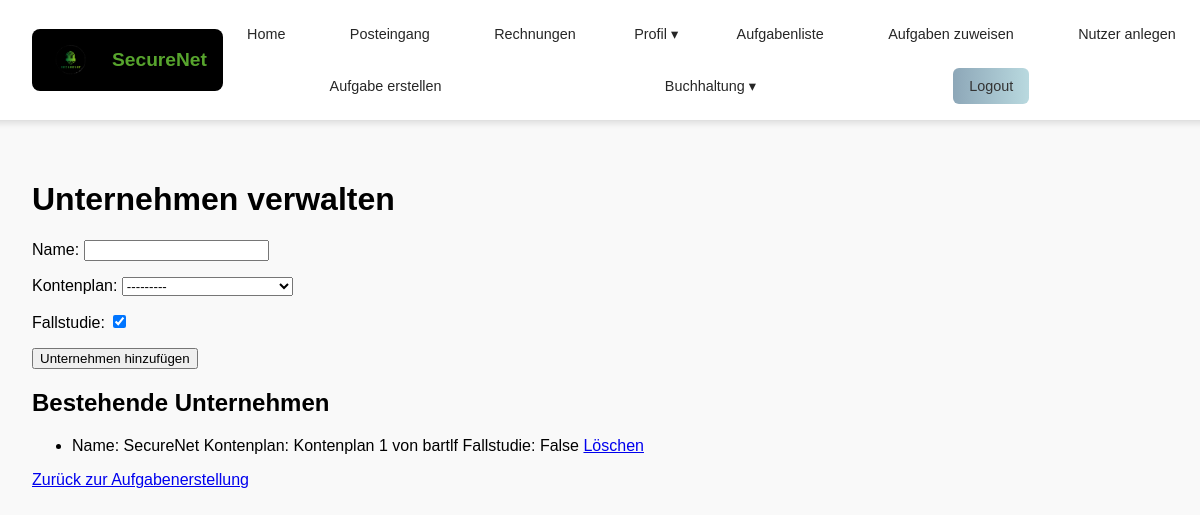
/posts/unternehmen_verwalten/ (signed in), run on the app's committed database.
### posts/models.py (models this page shows, shortened)
class Unternehmen(models.Model):
    name = models.CharField(max_length=100)
    kontenplan = models.ForeignKey('Kontenplan', on_delete=models.CASCADE)
    fallstudie = models.BooleanField(default=0)
    ersteller = models.IntegerField(null=True, blank=True)

class Kontenplan(models.Model):
    nutzer = models.ForeignKey(settings.AUTH_USER_MODEL, on_delete=models.CASCADE)
    def __str__(self):
        return f"Kontenplan {self.id} von {self.nutzer.username}"

### users/models.py (models this page shows, shortened)
class CustomUser(AbstractUser):
    objects = CustomUserManager()
    ROLE_CHOICES = (
        ('student', 'Studierende'),
        ('teacher', 'Lehrkraft'),
    )
    role = models.CharField(max_length=10, choices=ROLE_CHOICES, default='student')
    professor = models.ForeignKey(
        'self',
        null=True, blank=True,
        limit_choices_to={'role': 'teacher'},
        on_delete=models.SET_NULL,
        related_name='students'
    )
    semester = models.ForeignKey(Semester, null = True, on_delete=models.CASCADE, default = 1)
    studiengang = models.ForeignKey(
        Studiengang,
        on_delete=models.CASCADE,
        null=True, blank=True,  # Allow empty reference initially
        related_name='students'  # Optional but recommended for clarity
    )
    unternehmen = models.ForeignKey(
        Unternehmen,
        on_delete=models.SET_NULL,
        null=True, blank=True,
        related_name="studierende"
    )
    display_name = models.CharField(max_length=150, blank=True, null=True)
    nutzergruppe = models.IntegerField(null=True, blank=True)  # Kann für Lehrer None sein

### posts/views.py (the view)
    def _wrapped_view_func(request, *args, **kwargs):
        if request.user.is_authenticated and (request.user.role == 'teacher' or request.user.is_superuser):
            return view_func(request, *args, **kwargs)
        else:
            return HttpResponse(f'Fehlende Berechtigung <br><a href="{reverse("index")}">Zurück zur Startseite</a>')

### posts/forms.py
class UnternehmenForm(forms.ModelForm):
    class Meta:
        model = Unternehmen
        fields = ['name','kontenplan','fallstudie']

### posts/views.py (called while the page is built)
def lehrkraft_required(view_func):
    def _wrapped_view_func(request, *args, **kwargs):
        if request.user.is_authenticated and (request.user.role == 'teacher' or request.user.is_superuser):
            return view_func(request, *args, **kwargs)
        else:
            return HttpResponse(f'Fehlende Berechtigung <br><a href="{reverse("index")}">Zurück zur Startseite</a>')
    return _wrapped_view_func

@lehrkraft_required
def unternehmen_verwalten(request):
    if request.method == 'POST':
        form = UnternehmenForm(request.POST)
        if form.is_valid():
            unternehmen = form.save(commit=False)  # ✅ Hier wird das Objekt erzeugt
            unternehmen.ersteller = request.user.id
            unternehmen.save()
            messages.success(request, "Unternehmen erfolgreich hinzugefügt.")
            return redirect('posts:unternehmen_verwalten')
        else:
            messages.error(request, "Fehler beim Speichern des Unternehmens.")
    else:
        form = UnternehmenForm()
    if request.user.is_superuser:
        unternehmen = Unternehmen.objects.all()
    else:
        unternehmen = Unternehmen.objects.filter(Q(ersteller=request.user.id) | Q(ersteller=1))
    return render(request, 'posts/neues_unternehmen.html', {'form': form, 'unternehmen': unternehmen})

### posts/templates/posts/neues_unternehmen.html (shortened to what this page needs)
{% extends 'master_layout.html' %}
{% load static%}
{% block content %}
<h1>Unternehmen verwalten</h1>
<form method="post">
    {{ form.as_p }}
    <button type="submit">Unternehmen hinzufügen</button>
</form>
<h2>Bestehende Unternehmen</h2>
<ul>
    {% for unternehmen in unternehmen %}
        <li>
            Name: {{ unternehmen.name }}
            Kontenplan: {{ unternehmen.kontenplan }}
            Fallstudie: {{ unternehmen.fallstudie }}
            <a href="{% url 'posts:unternehmen_loeschen' unternehmen.id %}"
               class="btn btn-danger"
               onclick="return confirm('Soll das Unternehmen wirklich gelöscht werden?');">
               Löschen
            </a>
        </li>
    {% empty %}
        <li>Keine Unternehmen vorhanden.</li>
    {% endfor %}
</ul>
<a href="{% url 'posts:aufgabe_erstellen' %}" class="btn btn-secondary">Zurück zur Aufgabenerstellung</a>
{% endblock %}

### assets/css/master_layout.css (style rules this page uses)
body { margin: 0; padding: 0; font-family: Arial, sans-serif; background-color: #f9f9f9; }

### data on the page
Unternehmen: name "SecureNet", kontenplan "Kontenplan 1 von bartlf", fallstudie "False"
